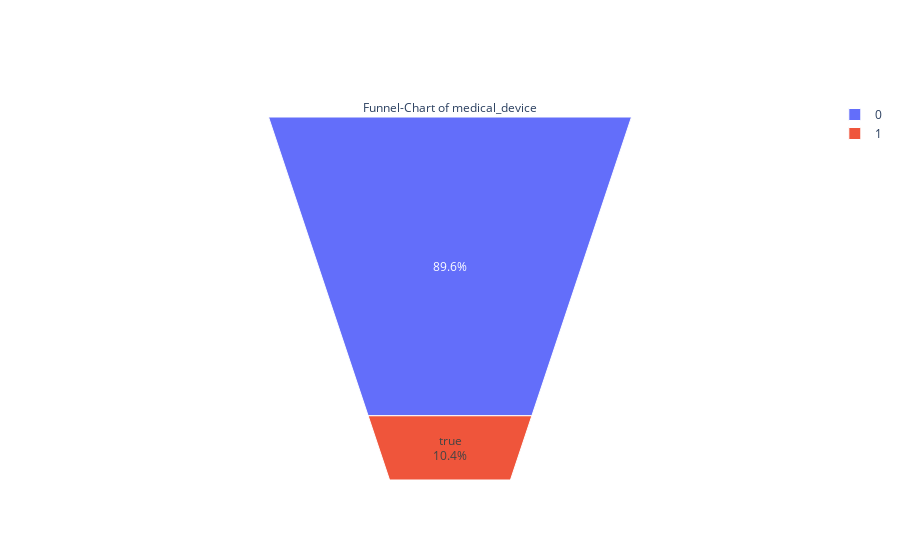

Source (notebook cell):
### Code cell
from plotly import graph_objs as go

fig = go.Figure(go.Funnelarea(
    text =temp.medical_device,
    values = temp.text,
    title = {"position": "top center", "text": "Funnel-Chart of medical_device"}
    ))
fig.write_image("proportion2.png")
fig.show()

### Figure 1 — Plotly figure (JSON) as saved in the notebook; plotly's stock layout.template omitted (floating-point values rounded to 4 significant figures)
{"data": [{"text": [false, true], "title": {"position": "top center", "text": "Funnel-Chart of medical_device"}, "type": "funnelarea", "values": [4157, 483]}], "layout": {}}
